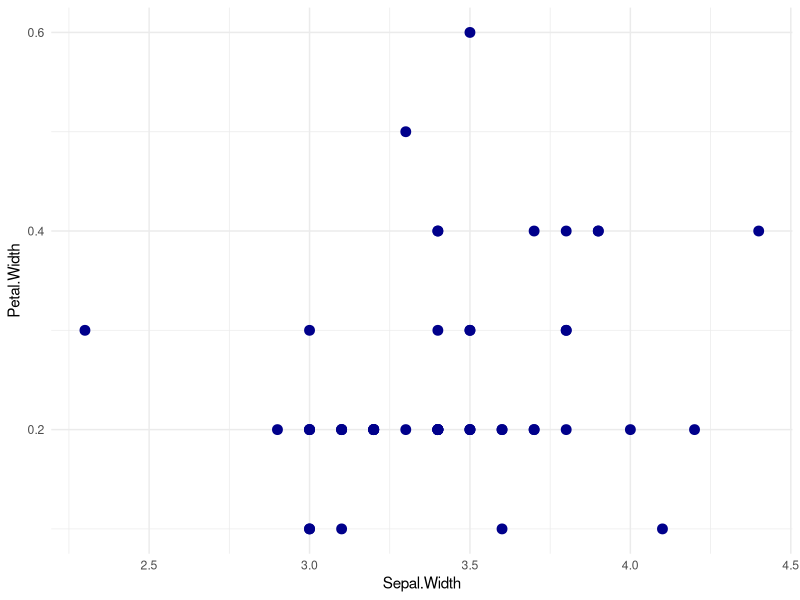

R code for this plot:
## ---- chunk 1
head(iris)
summary(iris)
myiris <- subset(iris, c(Species=="setosa"))
head(myiris)

mean.values <- c(mean(myiris[[1]], na.rm=TRUE), mean(myiris[[2]], na.rm=TRUE), mean(myiris[[3]], na.rm=TRUE), mean(myiris[[4]], na.rm=TRUE))
mydf <- data.frame(x=colnames(myiris[1:4]), y=mean.values)
mydf

library(ggplot2)
pdf("day6_practice_loops_plot_HYH.pdf", width=8, height=5)
ggplot(myiris, aes(x=Sepal.Width, y=Petal.Width))+geom_point(color="darkblue", size=3)+theme_minimal()
dev.off()
## ---- chunk 2
myiris <- iris
myiris$Group <- rep(1:3, each=50)
summary(myiris)

thisvector <- myiris[myiris$Group==1, "Sepal.Length"]
myanswer<- mean(thisvector)

for(thisgroup in 1:3) {
  thisvector.1 <- myiris[myiris$Group==thisgroup, "Sepal.Length"]
  myanswer.1 <- mean(thisvector.1)
  thisvector.2 <- myiris[myiris$Group==thisgroup, "Sepal.Width"]
  myanswer.2 <- mean(thisvector.2)
  thisvector.3 <- myiris[myiris$Group==thisgroup, "Petal.Length"]
  myanswer.3 <- mean(thisvector.3)
  thisvector.4 <- myiris[myiris$Group==thisgroup, "Petal.Width"]
  myanswer.4 <- mean(thisvector.4)
  print(c(myanswer.1,myanswer.2,myanswer.3,myanswer.4))}

rm(myanswer)
myanswer <- 1
for(thisgroup in c(1,2,3)) {
  thisvector <- myiris[myiris$Group==thisgroup, "c(Sepal.Length, Sepal.Width)"]
  myanswer[thisgroup] <- mean(thisvector)}

rm(myanswer)
myanswer <- vector(length=4)
for(thiscounter in 1:3) {
  thisgroup <- c(1,2,3,4)[thiscounter]
  thisvector <- myiris[myiris$Group==thisgroup, "Sepal.Length"]
  myanswer[thiscounter] <- mean(thisvector)
  print(myanswer)[thiscounter]}


